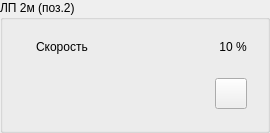
  <widget class="QGroupBox" name="panel_conveyor_2">
   <property name="geometry">
    <rect>
     <x>1170</x>
     <y>110</y>
     <width>270</width>
     <height>126</height>
    </rect>
   </property>
   <property name="title">
    <string>ЛП 2м (поз.2)</string>
   </property>
   <property name="style" stdset="0">
    <string>vodoley</string>
   </property>
   <layout class="QVBoxLayout" name="verticalLayout_3">
    <item>
     <widget class="QWidget" name="widget_3" native="true">
      <layout class="QHBoxLayout" name="horizontalLayout_3">
       <item alignment="Qt::AlignLeft">
        <widget class="QLabel" name="label_16">
         <property name="maximumSize">
          <size>
           <width>32</width>
           <height>32</height>
          </size>
         </property>
         <property name="text">
          <string/>
         </property>
         <property name="pixmap">
          <pixmap resource="../../../resources.qrc">:/speed.png</pixmap>
         </property>
         <property name="scaledContents">
          <bool>true</bool>
         </property>
        </widget>
       </item>
       <item>
        <widget class="QLabel" name="label_21">
         <property name="sizePolicy">
          <sizepolicy hsizetype="Expanding" vsizetype="Preferred">
           <horstretch>0</horstretch>
           <verstretch>0</verstretch>
          </sizepolicy>
         </property>
         <property name="text">
          <string>Скорость</string>
         </property>
         <property name="alignment">
          <set>Qt::AlignLeading|Qt::AlignLeft|Qt::AlignVCenter</set>
         </property>
         <property name="style" stdset="0">
          <string>hint</string>
         </property>
        </widget>
       </item>
       <item alignment="Qt::AlignRight">
        <widget class="QLabel" name="label_17">
         <property name="text">
          <string>10 %</string>
         </property>
         <property name="alignment">
          <set>Qt::AlignCenter</set>
         </property>
         <property name="style" stdset="0">
          <string>hint</string>
         </property>
        </widget>
       </item>
      </layout>
     </widget>
    </item>
    <item>
     <widget class="QWidget" name="status_row_9" native="true">
      <layout class="QHBoxLayout" name="horizontalLayout_22">
       <item>
        <widget class="QLabel" name="powered_8">
         <property name="enabled">
          <bool>false</bool>
         </property>
         <property name="minimumSize">
          <size>
           <width>32</width>
           <height>32</height>
          </size>
         </property>
         <property name="maximumSize">
          <size>
           <width>32</width>
           <height>32</height>
          </size>
         </property>
         <property name="toolTip">
          <string>Авария ЧП. Возможно потребуется выключить-включить ЧП 9</string>
         </property>
         <property name="text">
          <string/>
         </property>
         <property name="pixmap">
          <pixmap resource="../../../resources.qrc">:/bolt.png</pixmap>
         </property>
         <property name="scaledContents">
          <bool>true</bool>
         </property>
        </widget>
       </item>
       <item>
        <widget class="QLabel" name="emergency_8">
         <property name="enabled">
          <bool>false</bool>
         </property>
         <property name="minimumSize">
          <size>
           <width>32</width>
           <height>32</height>
          </size>
         </property>
         <property name="maximumSize">
          <size>
           <width>32</width>
           <height>32</height>
          </size>
         </property>
         <property name="text">
          <string/>
         </property>
         <property name="pixmap">
          <pixmap resource="../../../resources.qrc">:/attention.png</pixmap>
         </property>
         <property name="scaledContents">
          <bool>true</bool>
         </property>
        </widget>
       </item>
       <item>
        <widget class="QLabel" name="label_53">
         <property name="enabled">
          <bool>false</bool>
         </property>
         <property name="minimumSize">
          <size>
           <width>32</width>
           <height>32</height>
          </size>
         </property>
         <property name="maximumSize">
          <size>
           <width>32</width>
           <height>32</height>
          </size>
         </property>
         <property name="text">
          <string/>
         </property>
         <property name="pixmap">
          <pixmap resource="../../../resources.qrc">:/hand.png</pixmap>
         </property>
         <property name="scaledContents">
          <bool>true</bool>
         </property>
        </widget>
       </item>
       <item>
        <widget class="QLabel" name="lock_2">
         <property name="enabled">
          <bool>false</bool>
         </property>
         <property name="minimumSize">
          <size>
           <width>32</width>
           <height>32</height>
          </size>
         </property>
         <property name="maximumSize">
          <size>
           <width>32</width>
           <height>32</height>
          </size>
         </property>
         <property name="toolTip">
          <string>Включать норию нельзя (вибросито не включено)</string>
         </property>
         <property name="text">
          <string/>
         </property>
         <property name="pixmap">
          <pixmap resource="../../../resources.qrc">:/locked.png</pixmap>
         </property>
         <property name="scaledContents">
          <bool>true</bool>
         </property>
        </widget>
       </item>
       <item>
        <spacer name="horizontalSpacer_9">
         <property name="orientation">
          <enum>Qt::Horizontal</enum>
         </property>
         <property name="sizeHint" stdset="0">
          <size>
           <width>40</width>
           <height>20</height>
          </size>
         </property>
        </spacer>
       </item>
       <item>
        <widget class="QToolButton" name="toolButton_7">
         <property name="text">
          <string/>
         </property>
         <property name="icon">
          <iconset theme="system-settings">
           <normaloff>../../../../.designer/backup</normaloff>../../../../.designer/backup</iconset>
         </property>
         <property name="iconSize">
          <size>
           <width>24</width>
           <height>24</height>
          </size>
         </property>
        </widget>
       </item>
      </layout>
     </widget>
    </item>
   </layout>
  </widget>
